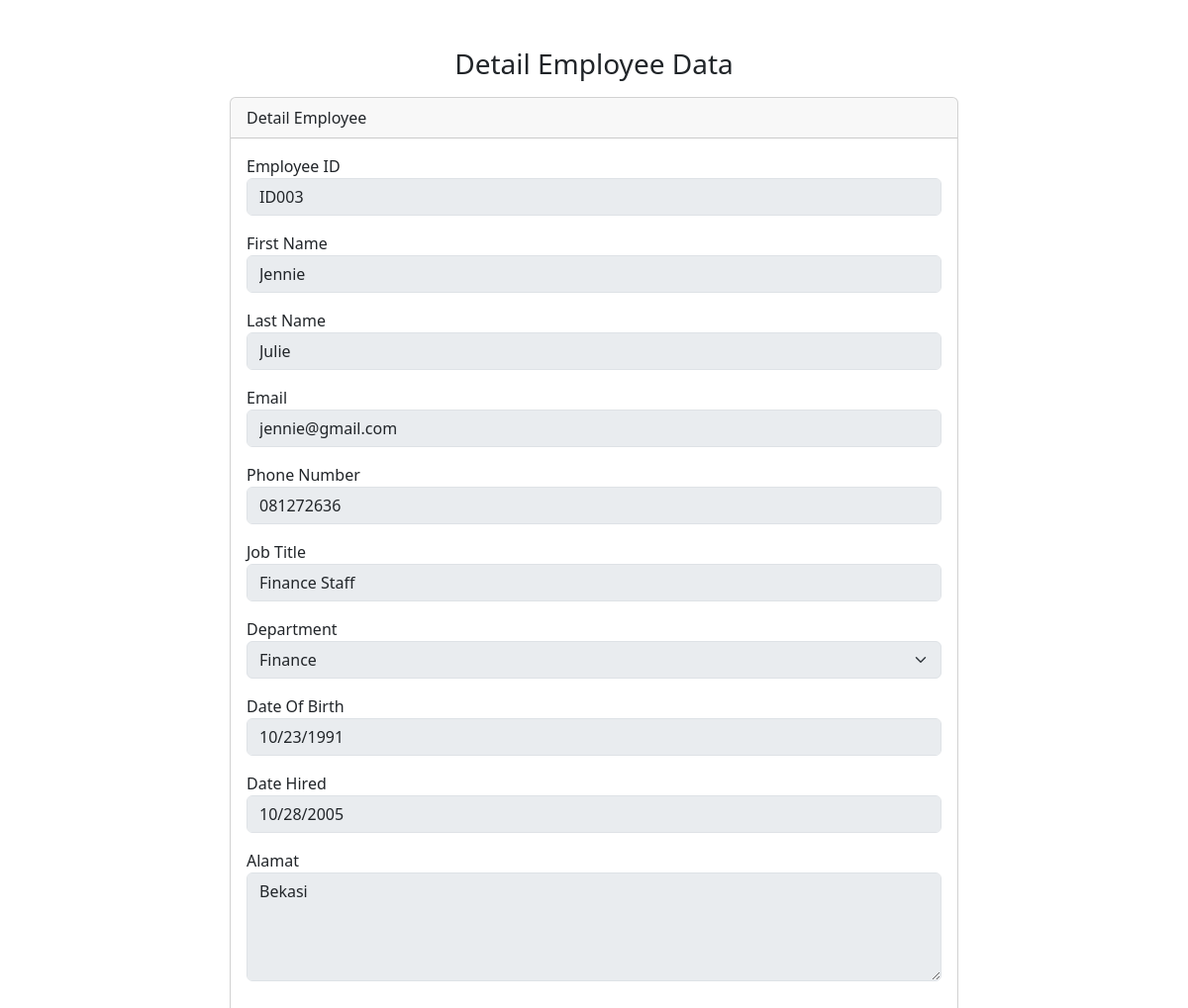
The app's page /detail_employee.php?id=18, older data.
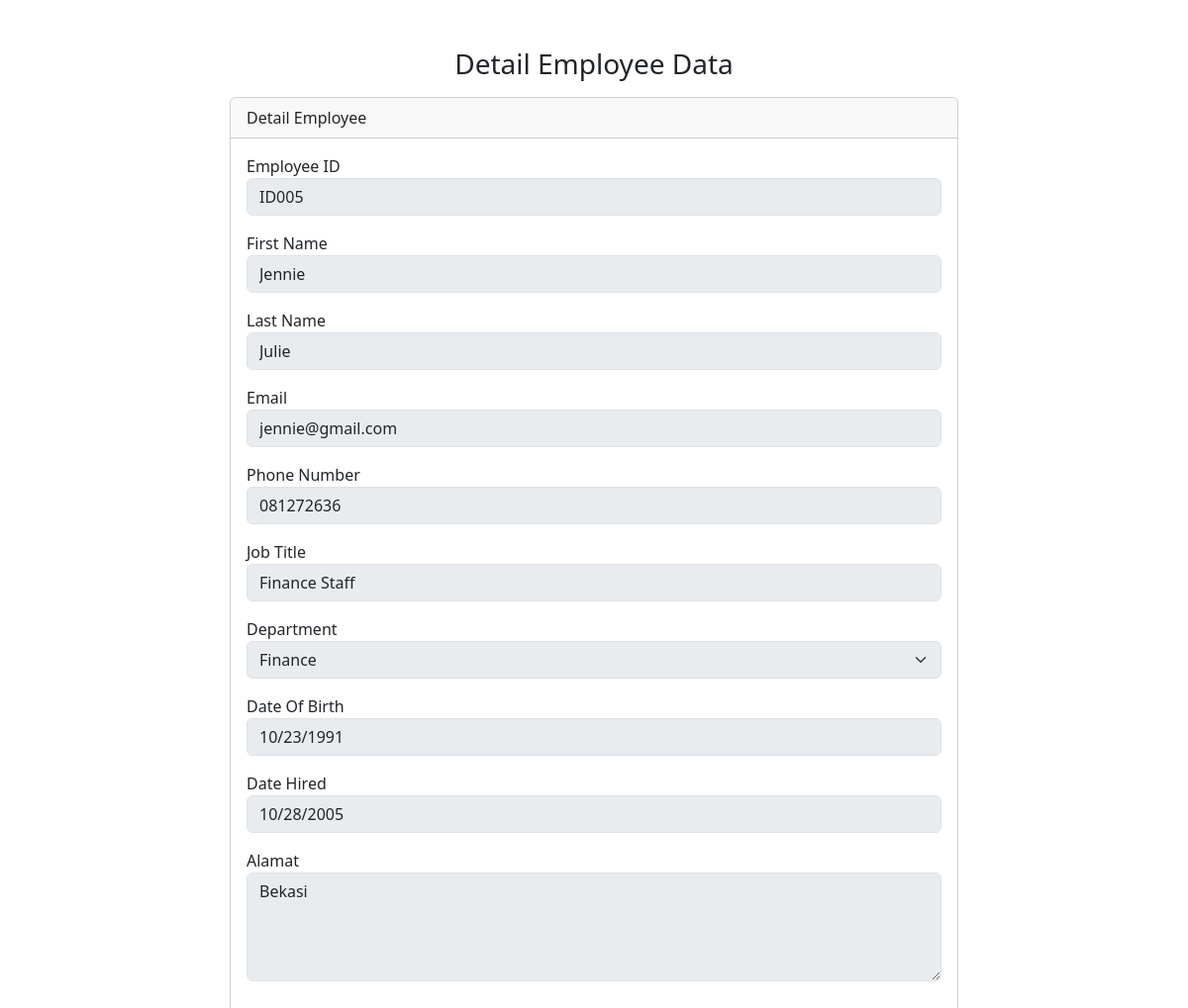
The same page, newer data.
### tables this page shows
CREATE TABLE `employees` (
  `id` int(11) NOT NULL,
  `employee_id` varchar(255) DEFAULT NULL,
  `first_name` varchar(255) NOT NULL,
  `last_name` varchar(255) NOT NULL,
  `job_title` varchar(255) NOT NULL,
  `department_id` int(11) DEFAULT NULL,
  `date_of_birth` date DEFAULT NULL,
  `date_hired` date DEFAULT NULL,
  `email` varchar(255) DEFAULT NULL,
  `phone_number` varchar(20) DEFAULT NULL,
  `address` varchar(255) DEFAULT NULL,
  `pass` varchar(255) DEFAULT NULL
);

### detail_employee.php (the view, shortened to what this page needs)
<?php
include 'db_config.php';
$id = $_GET['id'];
$sql = "SELECT * FROM employees WHERE id = $id";
$result = $conn->query($sql);
if ($result->num_rows > 0) {
    $employee_data = $result->fetch_assoc();
} else {
    die("Employee Not Found");
}
?>
<!doctype html>
<html lang="en">
<head>
    <link rel="stylesheet" href="https://cdn.jsdelivr.net/npm/bootstrap@5.3.3/dist/css/bootstrap.min.css">
</head>
<body>
    <div class="container form-container mt-5">
        <h3 class="text-center">Detail Employee Data</h3>
        <div class="row mt-3">
            <div class="col-md-8 offset-md-2">
                <div class="card">
                    <div class="card-header">
                        Detail Employee
                    </div>
                    <div class="card-body">
                        <form action="update_employee.php" method="POST">
                            <div class="form-group mb-3">
                                <label for="employee_id">Employee ID</label>
                                <input type="text" name="employee_id" id="employee_id" placeholder="Employee ID" class="form-control" value="<?php echo $employee_data['employee_id']; ?>" disabled>
                            </div>
                            <div class="form-group mb-3">
                                <label for="first_name">First Name</label>
                                <input type="text" name="first_name" id="first_name" placeholder="First Name" class="form-control" value="<?php echo $employee_data['first_name']; ?>" disabled>
                            </div>
                            <div class="form-group mb-3">
                                <label for="last_name">Last Name</label>
                                <input type="text" name="last_name" id="last_name" placeholder="Last Name" class="form-control" value="<?php echo $employee_data['last_name']; ?>" disabled>
                            </div>
                            <div class="form-group mb-3">
                                <label for="email">Email</label>
                                <input type="text" name="email" id="email" placeholder="Email" class="form-control" value="<?php echo $employee_data['email']; ?>" disabled>
                            </div>
                            <div class="form-group mb-3">
                                <label for="phone_number">Phone Number</label>
                                <input type="text" name="phone_number" id="phone_number" placeholder="Phone Number" class="form-control" value="<?php echo $employee_data['phone_number']; ?>" disabled>
                            </div>
                            <div class="form-group mb-3">
                                <label for="job_title">Job Title</label>
                                <input type="text" name="job_title" id="job_title" placeholder="Job Title" class="form-control" value="<?php echo $employee_data['job_title']; ?>" disabled>
                            </div>
                            <div class="form-group mb-3">
                                <label for="department_id">Department</label>
                                <select class="form-select" id="department_id" name="department_id" disabled>
                                    <?php
                                    include 'db_config.php';
                                    $sql = "SELECT * FROM departments";
                                    $result = $conn->query($sql);
                                    while ($row = $result->fetch_assoc()) {
                                        $selected = ($row['id'] == $employee_data['department_id']) ? 'selected' : '';
                                        echo "<option value='{$row['id']}' $selected>{$row['name']}</option>";
                                    }
                                    ?>
                                </select>
                            </div>
                            <div class="form-group mb-3">
                                <label for="date_of_birth">Date Of Birth</label>
                                <input type="date" class="form-control" name="date_of_birth" id="date_of_birth" value="<?php echo $employee_data['date_of_birth']; ?>" disabled></input>
                            </div>
                            <div class="form-group mb-3">
                                <label for="date_hired">Date Hired</label>
                                <input type="date" class="form-control" name="date_hired" id="date_hired" value="<?php echo $employee_data['date_hired']; ?>" disabled></input>
                            </div>
                            <div class="form-group mb-3">
                                <label for="address">Alamat</label>
                                <textarea class="form-control" name="address" id="address" placeholder="Address" rows="4" disabled><?php echo $employee_data['address']; ?></textarea>
                            </div>
                        </form>
                    </div>
                </div>
            </div>
        </div>
    </div>
</body>
</html>

Row changes from the older to the newer data that the page shows:
changed employees "Jennie": employee_id "ID003" → "ID005"
